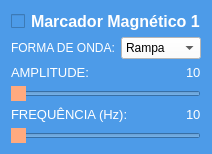
             <widget class="QWidget" name="widget" native="true">
              <property name="styleSheet">
               <string notr="true">background-color: rgb(77, 155, 232);</string>
              </property>
              <layout class="QVBoxLayout" name="verticalLayout_4">
               <item>
                <widget class="QCheckBox" name="checkBox_1">
                 <property name="font">
                  <font>
                   <pointsize>12</pointsize>
                   <weight>75</weight>
                   <bold>true</bold>
                  </font>
                 </property>
                 <property name="styleSheet">
                  <string notr="true">QCheckBox::indicator:checked {
	font: 14pt &quot;MS Shell Dlg 2&quot;;
    background-color: #ffaa7f;      /* caixa laranja */
    border: 2px solid #ff8800;      /* mesma cor da borda */
}

QCheckBox {
    color: white;                   /* cor do texto */
    font-weight: bold;
}</string>
                 </property>
                 <property name="text">
                  <string>Marcador Magnético 1</string>
                 </property>
                </widget>
               </item>
               <item>
                <layout class="QHBoxLayout" name="horizontalLayout_10">
                 <item>
                  <widget class="QLabel" name="label_10">
                   <property name="font">
                    <font>
                     <family>MS Shell Dlg 2</family>
                     <pointsize>12</pointsize>
                     <weight>50</weight>
                     <italic>false</italic>
                     <bold>false</bold>
                    </font>
                   </property>
                   <property name="styleSheet">
                    <string notr="true">font: 12pt &quot;MS Shell Dlg 2&quot;;
color: rgb(255, 255, 255);</string>
                   </property>
                   <property name="text">
                    <string>&lt;html&gt;&lt;head/&gt;&lt;body&gt;&lt;p&gt;&lt;span style=&quot; font-size:9pt;&quot;&gt;FORMA DE ONDA:&lt;/span&gt;&lt;/p&gt;&lt;/body&gt;&lt;/html&gt;</string>
                   </property>
                  </widget>
                 </item>
                 <item>
                  <widget class="QComboBox" name="comboBox_1">
                   <property name="styleSheet">
                    <string notr="true">background-color: rgb(255, 255, 255);</string>
                   </property>
                   <item>
                    <property name="text">
                     <string>Rampa</string>
                    </property>
                   </item>
                   <item>
                    <property name="text">
                     <string>Senoide</string>
                    </property>
                   </item>
                  </widget>
                 </item>
                </layout>
               </item>
               <item>
                <layout class="QHBoxLayout" name="horizontalLayout_9">
                 <item>
                  <widget class="QLabel" name="label_11">
                   <property name="sizePolicy">
                    <sizepolicy hsizetype="Expanding" vsizetype="Preferred">
                     <horstretch>0</horstretch>
                     <verstretch>0</verstretch>
                    </sizepolicy>
                   </property>
                   <property name="font">
                    <font>
                     <family>MS Shell Dlg 2</family>
                     <weight>1</weight>
                     <italic>false</italic>
                     <bold>false</bold>
                    </font>
                   </property>
                   <property name="styleSheet">
                    <string notr="true">font: 10
pt &quot;MS Shell Dlg 2&quot;;
color: rgb(255, 255, 255);</string>
                   </property>
                   <property name="text">
                    <string>&lt;html&gt;&lt;head/&gt;&lt;body&gt;&lt;p&gt;&lt;span style=&quot; font-size:10pt;&quot;&gt;AMPLITUDE:                                            &lt;/span&gt;&lt;/p&gt;&lt;/body&gt;&lt;/html&gt;</string>
                   </property>
                  </widget>
                 </item>
                 <item>
                  <widget class="QLabel" name="amp_1">
                   <property name="text">
                    <string>&lt;html&gt;&lt;head/&gt;&lt;body&gt;&lt;p&gt;&lt;span style=&quot; font-size:10pt; color:#ffffff;&quot;&gt;10&lt;/span&gt;&lt;/p&gt;&lt;/body&gt;&lt;/html&gt;</string>
                   </property>
                  </widget>
                 </item>
                </layout>
               </item>
               <item>
                <widget class="QSlider" name="amplitude_1">
                 <property name="enabled">
                  <bool>true</bool>
                 </property>
                 <property name="styleSheet">
                  <string notr="true">QSlider#amplitude_1::handle:horizontal_1 {
    background-color: #ffaa7f;   /* cor do círculo */
    border-radius: 10px;        /* deixa redondo */
    width: 20px;                /* largura do handle */
    height: 20px;               /* altura do handle */
    margin: -5px 0;             /* centraliza em relação à barra */
}
</string>
                 </property>
                 <property name="maximum">
                  <number>10</number>
                 </property>
                 <property name="orientation">
                  <enum>Qt::Horizontal</enum>
                 </property>
                </widget>
               </item>
               <item>
                <layout class="QHBoxLayout" name="horizontalLayout_8">
                 <item>
                  <widget class="QLabel" name="label_12">
                   <property name="sizePolicy">
                    <sizepolicy hsizetype="Expanding" vsizetype="Preferred">
                     <horstretch>0</horstretch>
                     <verstretch>0</verstretch>
                    </sizepolicy>
                   </property>
                   <property name="font">
                    <font>
                     <family>MS Shell Dlg 2</family>
                     <weight>1</weight>
                     <italic>false</italic>
                     <bold>false</bold>
                    </font>
                   </property>
                   <property name="styleSheet">
                    <string notr="true">font: 10
pt &quot;MS Shell Dlg 2&quot;;
color: rgb(255, 255, 255);</string>
                   </property>
                   <property name="text">
                    <string>&lt;html&gt;&lt;head/&gt;&lt;body&gt;&lt;p&gt;&lt;span style=&quot; font-size:10pt;&quot;&gt;FREQUÊNCIA (Hz): &lt;/span&gt;&lt;/p&gt;&lt;/body&gt;&lt;/html&gt;</string>
                   </property>
                  </widget>
                 </item>
                 <item>
                  <widget class="QLabel" name="freq_1">
                   <property name="text">
                    <string>&lt;html&gt;&lt;head/&gt;&lt;body&gt;&lt;p&gt;&lt;span style=&quot; font-size:10pt; color:#ffffff;&quot;&gt;10&lt;/span&gt;&lt;/p&gt;&lt;/body&gt;&lt;/html&gt;</string>
                   </property>
                  </widget>
                 </item>
                </layout>
               </item>
               <item>
                <widget class="QSlider" name="frequencia_1">
                 <property name="enabled">
                  <bool>true</bool>
                 </property>
                 <property name="toolTipDuration">
                  <number>-3</number>
                 </property>
                 <property name="styleSheet">
                  <string notr="true">QSlider#frequencia_1::handle:horizontal {
    background-color:  #ffaa7f;   /* cor do círculo */
    border-radius: 10px;        /* deixa redondo */
    width: 20px;                /* largura do handle */
    height: 20px;               /* altura do handle */
    margin: -5px 0;             /* centraliza em relação à barra */
}
</string>
                 </property>
                 <property name="maximum">
                  <number>10</number>
                 </property>
                 <property name="singleStep">
                  <number>1</number>
                 </property>
                 <property name="orientation">
                  <enum>Qt::Horizontal</enum>
                 </property>
                </widget>
               </item>
              </layout>
             </widget>
